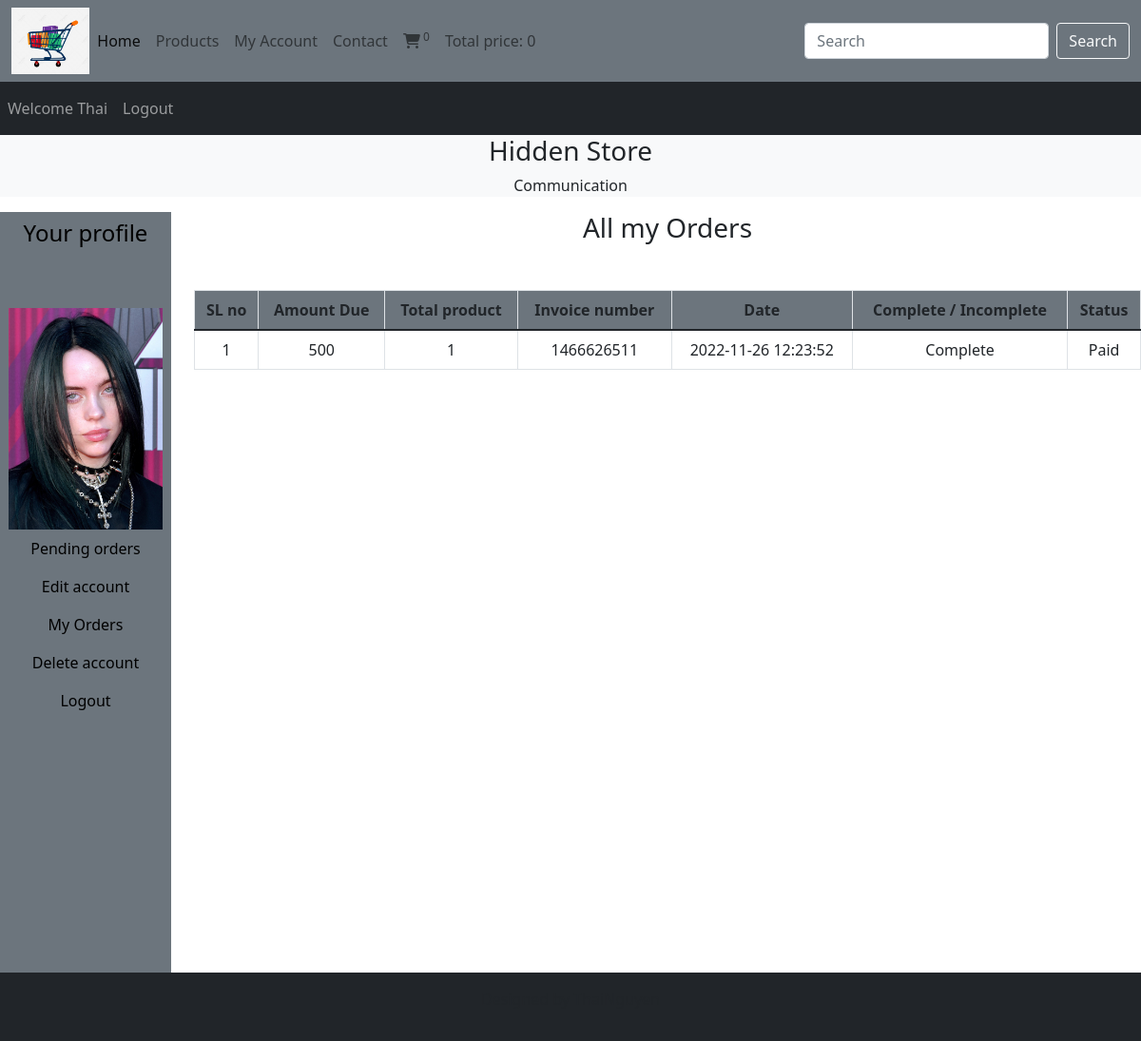
/webapp/users_area/profile.php?my_orders (signed in), run on the app's committed database.
### tables this page shows
CREATE TABLE `user_table` (
  `user_id` int(11) NOT NULL,
  `username` varchar(100) NOT NULL,
  `user_email` varchar(100) NOT NULL,
  `user_password` varchar(255) NOT NULL,
  `user_image` varchar(255) NOT NULL,
  `user_ip` varchar(100) NOT NULL,
  `user_address` varchar(255) NOT NULL,
  `user_mobile` varchar(20) NOT NULL
);

CREATE TABLE `user_orders` (
  `order_id` int(11) NOT NULL,
  `user_id` int(11) NOT NULL,
  `amount_due` int(255) NOT NULL,
  `invoice_number` int(255) NOT NULL,
  `total_products` int(255) NOT NULL,
  `order_date` timestamp NOT NULL DEFAULT current_timestamp() ON UPDATE current_timestamp(),
  `order_status` varchar(255) NOT NULL
);

### webapp/users_area/userOrders.php (the view, shortened to what this page needs)
<!DOCTYPE html>
<html lang="en">
<head>
    <link href="https://cdn.jsdelivr.net/npm/bootstrap@5.1.3/dist/css/bootstrap.min.css" rel="stylesheet"
>
    <link rel="stylesheet" href="https://cdnjs.cloudflare.com/ajax/libs/font-awesome/6.2.0/css/all.min.css"
 />
</head>
<body>
    <?php
    $username = $_SESSION['username'];
    $get_user = "SELECT * FROM user_table WHERE username='$username'";
    $result = mysqli_query($con, $get_user);
    $row_fetch = mysqli_fetch_assoc($result);
    $user_id = $row_fetch['user_id'];
    ?>
    <h3 class="text-dark">All my Orders</h3>
    <table class="table table-bordered mt-5">
        <thead class="bg-secondary">
            <tr>
                <th>SL no</th>
                <th>Amount Due</th>
                <th>Total product</th>
                <th>Invoice number</th>
                <th>Date</th>
                <th>Complete / Incomplete</th>
                <th>Status</th>
            </tr>
        </thead>
        <tbody class="">
            <?php
            $get_order_detail = "SELECT * FROM user_orders WHERE user_id='$user_id'";
            $result_orders = mysqli_query($con, $get_order_detail);
            $number = 1;
            while ($row_order = mysqli_fetch_assoc($result_orders)) {
                $order_id = $row_order['order_id'];
                $amount_due = $row_order['amount_due'];
                $total_product = $row_order['total_products'];
                $invoice_number = $row_order['invoice_number'];
                $order_status = $row_order['order_status'];
                if ($order_status == 'pending') {
                    $order_status = 'Incomplete';
                } else {
                    $order_status = 'Complete';
                }
                $order_date = $row_order['order_date'];
                echo "<tr>
                <td>$number</td>
                <td>$amount_due</td>
                <td>$total_product</td>
                <td>$invoice_number</td>
                <td>$order_date</td>
                <td>$order_status</td>";
                ?>
            <?php
                if ($order_status == 'Complete') {
                    echo "<td>Paid</td>";
                } else {
                    echo "<td><a href = 'confirmPayment.php?order_id=$order_id' class = 'text-dark'>Confirm</a></td>
                    </tr>";
                }
                $number++;
            }
            ?>
        </tbody>
    </table>
</body>
</html>

### webapp/users_area/profile.php (shortened to what this page needs)
<?php
include('../functions/common_function.php');
?>
<!DOCTYPE html>
<html lang="en">
<head>
    <link href="https://cdn.jsdelivr.net/npm/bootstrap@5.1.3/dist/css/bootstrap.min.css" rel="stylesheet"
>
    <link rel="stylesheet" href="https://cdnjs.cloudflare.com/ajax/libs/font-awesome/6.2.0/css/all.min.css"
 />
    <link rel="stylesheet" href="../style.css">
</head>
<body>
    <div class="container-fluid p-0">
        <nav class="navbar navbar-expand-lg navbar-light bg-secondary">
            <div class="container-fluid">
                <img src="../image/logo.png" alt="" class="logo">
                <div class="collapse navbar-collapse" id="navbarSupportedContent">
                    <ul class="navbar-nav me-auto mb-2 mb-lg-0">
                        <li class="nav-item">
                            <a class="nav-link active" aria-current="page" href="../index.php">Home</a>
                        </li>
                        <li class="nav-item">
                            <a class="nav-link" href="../display_all.php">Products</a>
                        </li>
                        <li class="nav-item">
                            <a class="nav-link" href="profile.php">My Account</a>
                        </li>
                        <li class="nav-item">
                            <a class="nav-link" href="#">Contact</a>
                        </li>
                        <li class="nav-item">
                            <a class="nav-link" href="../cart.php"> <i
                                    class="fa-sharp fa-solid fa-cart-shopping"></i><sup>
                                </sup></a>
                        </li>
                        <li class="nav-item">
                            <a class="nav-link" href="#">Total price:
                            </a>
                        </li>
                    </ul>
                    <form class="d-flex" action="../searchProduct.php" method="GET">
                        <input class="form-control me-2" type="search" placeholder="Search" aria-label="Search"
                            name="search_data">
                        <input type="submit" value="Search" class="btn btn-outline-light" name="search_data_product">
                    </form>
                </div>
            </div>
        </nav>
        <nav class="navbar navbar-expand-lg navbar-dark bg-dark">
            <ul class="navbar-nav me-auto">
                <?php
                if (!isset($_SESSION['username'])) {
                    echo "<li class='nav-item'>
                    <a class='nav-link' href='#'>Welcome</a>
                </li>";
                } else {
                    echo "<li class='nav-item'>
                        <a class='nav-link' href='#'>Welcome " . $_SESSION['username'] . "</a>
                    </li>";
                }
                if (!isset($_SESSION['username'])) {
                    echo "<li class='nav-item'>
                        <a class='nav-link' href='./users_area/userLogin.php'>Login</a>
                    </li>";
                } else {
                    echo "<li class='nav-item'>
                        <a class='nav-link' href='./users_area/logout.php'>Logout</a>
                    </li>";
                }
                ?>
            </ul>
        </nav>
        <div class="bg-light">
            <h3 class="text-center">
                Hidden Store
            </h3>
            <p class="text-center">Communication </p>
        </div>
        <div class="row">
            <div class="col-md-2">
                <ul class="navbar-nav bg-secondary text-center" style="height: 100vh">
                    <li class="nav-item bg-secondary">
                        <a class="nav-link" href="#">
                            <h4 class="text-black">Your profile</h4>
                        </a>
                    </li>
                    <?php
                    $username = $_SESSION['username'];
                    $user_image = "SELECT * FROM user_table WHERE username = '$username'";
                    $run_user_image = mysqli_query($con, $user_image);
                    $row_image = mysqli_fetch_array($run_user_image);
                    $user_image = $row_image['user_image'];
                    echo "<li class='nav-item bg-secondary'>
                    <img src='./user_images/$user_image' class='profile_img my-4' alt=''>
                </li>";
                    ?>
                    <li class="nav-item bg-secondary">
                        <a class="nav-link text-black" href="profile.php">
                            Pending orders
                        </a>
                    </li>
                    <li class="nav-item bg-secondary">
                        <a class="nav-link text-black" href="profile.php?edit_account">
                            Edit account
                        </a>
                    </li>
                    <li class="nav-item bg-secondary">
                        <a class="nav-link text-black" href="profile.php?my_orders">
                            My Orders
                        </a>
                    </li>
                    <li class="nav-item bg-secondary">
                        <a class="nav-link text-black" href="profile.php?delete_account">
                            Delete account
                        </a>
                    </li>
                    <li class="nav-item bg-secondary">
                        <a class="nav-link text-black" href="logout.php">
                            Logout
                        </a>
                    </li>
                </ul>
            </div>
            <div class="col-md-10 text-center">
                <?php
                if(isset($_GET['my_orders'])){
                    include("userOrders.php");
                }
                ?>
            </div>
        </div>
        <?php
        include('../includes/footer.php');
        ?>
    </div>
</body>
</html>

### webapp/style.css (style rules this page uses)
* { margin: 0; padding: 0; box-sizing: border-box; }
.logo { height: 7%; width: 7%; }
.profile_img { width: 100%; height: 100%; }

### webapp/users_area/profile.php (style rules this page uses)
body { overflow-x: hidden; }
.profile_img { width: 90%; margin: auto; display: block; height: 100%; object-fit: contain; }

### data on the page
user_table: user_image (picture)
user_orders: amount_due "500", total_products "1", invoice_number "1466626511", order_date "2022-11-26 12:23:52", order_status "Complete", shows "Paid"

### other printed values
$count "0"
$total "0"
$_SESSION['username'] "Thai"
